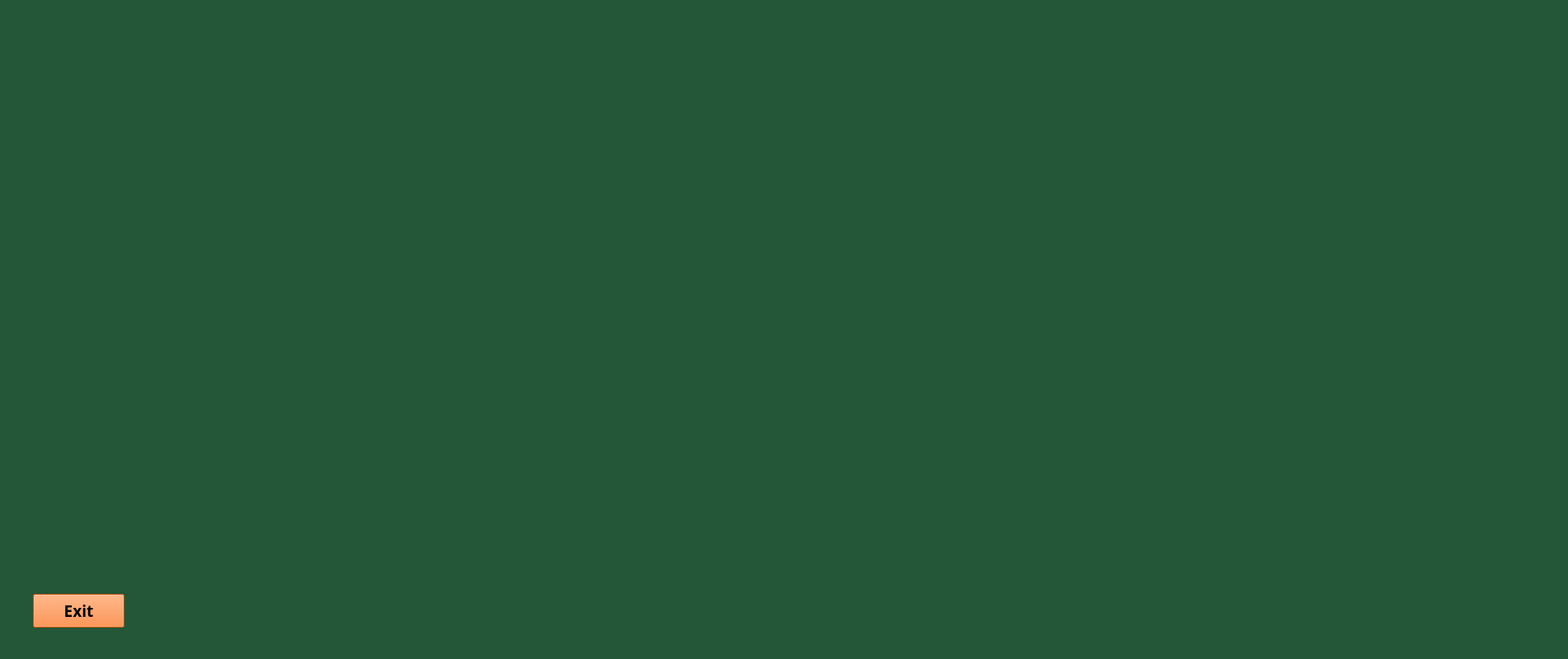
<?xml version="1.0" encoding="UTF-8"?>
<ui version="4.0">
 <class>One2</class>
 <widget class="QWidget" name="One2">
  <property name="geometry">
   <rect>
    <x>0</x>
    <y>0</y>
    <width>1902</width>
    <height>799</height>
   </rect>
  </property>
  <property name="windowTitle">
   <string>Form</string>
  </property>
  <property name="styleSheet">
   <string notr="true">background-color: rgb(36, 86, 56);
</string>
  </property>
  <widget class="QPushButton" name="exit">
   <property name="geometry">
    <rect>
     <x>40</x>
     <y>720</y>
     <width>111</width>
     <height>41</height>
    </rect>
   </property>
   <property name="font">
    <font>
     <family>Gill Sans MT Condensed</family>
     <pointsize>14</pointsize>
     <bold>true</bold>
    </font>
   </property>
   <property name="cursor">
    <cursorShape>PointingHandCursor</cursorShape>
   </property>
   <property name="styleSheet">
    <string notr="true">background-color: rgb(255, 116, 24);</string>
   </property>
   <property name="text">
    <string>Exit</string>
   </property>
  </widget>
 </widget>
 <resources/>
 <connections/>
</ui>
